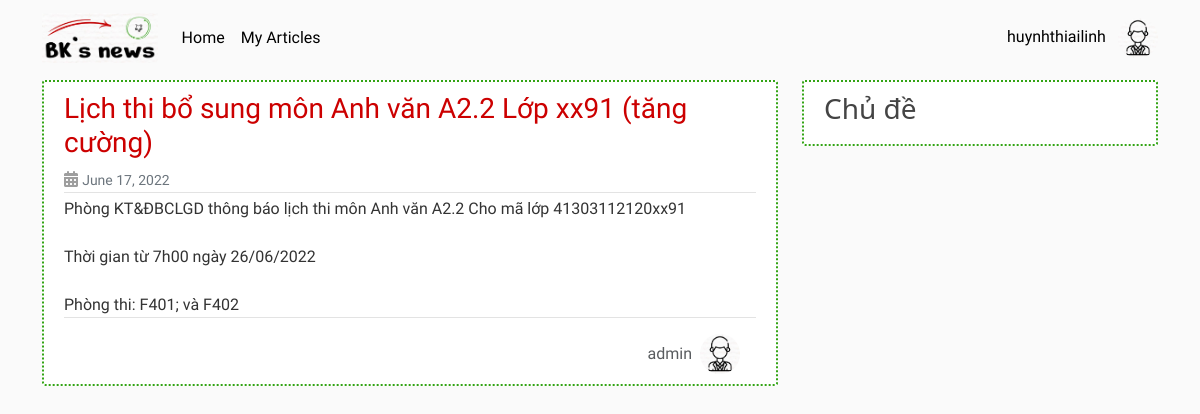
Screenshot of /post/6/ (signed in) with the database file from the repository.
### user_app/models.py (models this page shows, shortened)
class Profile(models.Model):
    user = models.OneToOneField(User, on_delete=models.CASCADE)
    avatar = models.ImageField(default='default.jpg', upload_to='profile_pics')

### post_app/models.py (models this page shows, shortened)
class Post(models.Model):
    title = models.CharField(max_length=100)
    content = models.TextField()
    date_posted = models.DateTimeField(default=timezone.now)
    author = models.ForeignKey(User, on_delete=models.CASCADE)
    topic = models.ForeignKey(Topic, on_delete=models.CASCADE, null=True, blank=False)

### post_app/views.py (the view)
# urls.py: path('post/<int:pk>/', PostDetailView.as_view(), name='post-detail'),
class PostDetailView(DetailView):
    model = Post
    template_name = 'post/detail.html'

### post_app/templates/post/detail.html (shortened to what this page needs)
{% extends 'base.html' %}
{% block post_content %}
    <article class="media content-section">
        <div class="media-body">
            <div class="article-metadata">
                <h3 class="article-title">{{ object.title }}</h3>
                <div class="date-time">
                    <i class="fa-solid fa-calendar-days"></i>
                    <small class="text-muted">{{ object.date_posted | date:"F d, Y" }}</small>
                </div>
            </div>
            <p class="article-content">{{ object.content }}</p>
            <div class="hstack gap-2">
                <a href="{% url 'user-posts' object.author.username %}" class="ms-auto author-name">{{ object.author }}</a>
                <img class="rounded-circle article-img" src="{{ object.author.profile.avatar.url }}" alt="">
            </div>
        </div>
    </article>
{% endblock post_content %}

### templates/base.html (shortened to what this page needs)
{% load static %}
<!DOCTYPE html>
<html lang="en">
<head>
    <link href="https://cdn.jsdelivr.net/npm/bootstrap@5.2.0-beta1/dist/css/bootstrap.min.css" rel="stylesheet">
    <link rel="stylesheet" type="text/css" href="{% static 'article/main.css' %}">
    <link rel="stylesheet" href="https://cdnjs.cloudflare.com/ajax/libs/font-awesome/6.1.1/css/all.min.css" />
</head>
<body>
    <header class="site-header">
        <nav class="navbar navbar-expand-md navbar-dark bg-steel fixed-top">
            <div class="container">
                <a href="{% url 'home' %}" class="navbar-brand mr-4">
                    <img id="logo" src="{% static 'logo.jpg' %}" alt="">
                </a>
                <div class="collapse navbar-collapse" id="navbarToggle">
                    <div class="navbar-nav mr-auto">
                        <a href="{% url 'home' %}" class="nav-item nav-link">Home</a>
                        <a href="{% url 'my-posts' %}" class="nav-item nav-link">My Articles</a>
                    </div>
                    <div class="navbar-nav">
                        {% if user.is_authenticated %}
                            <div class="dropdown">
                                <div class="nav-item" type="button" id="dropdownMenuButton1" data-bs-toggle="dropdown" aria-expanded="false">
                                    <span class="nav-item nav-link">{{ user.username }}</span>
                                    <img src="{{ user.profile.avatar.url }}" alt="" class="rounded-circle avatar-img">
                                </div>
                            </div>
                        {% else %}
                            <a href="{% url 'login' %}" class="nav-item nav-link">Login</a>
                            <a href="{% url 'register' %}" class="nav-item nav-link">Register</a>
                        {% endif %}
                    </div>
                </div>
            </div>
        </nav>
    </header>
    <main role="main" class="container">
        <div class="row">
            <div class="col-md-8">
                {% block post_content %}{% endblock %}
            </div>
            <div class="col-md-4">
                <div class="content-section">
                    <h3>Chủ đề</h3>
                </div>
            </div>
        </div>
    </main>
</html>

### post_app/static/article/main.css (style rules this page uses)
body { background: #fafafa; color: #333333; margin-top: 5rem; }
h1, h2, h3, h4, h5, h6 { color: #444444; }
i { color: #9e9e9e; }
#logo { height: 50px; }
.bg-steel { background-color: #fafafa; }
.navbar-expand-md .navbar-collapse { justify-content: space-between; }
.site-header .navbar-nav .nav-link { color: #000; font-family: 'Coming Soon', cursive; display: inline; }
.content-section { background: #fff; padding: 10px 20px; border: 2px dotted #33a415; border-radius: 3px; margin-bottom: 20px; }
.article-title { color: #cc0000; font-family: 'Pangolin', cursive; }
.article-content { white-space: pre-line; font-family: 'Mali', cursive; }
.article-img { height: 40px; width: 40px; margin-right: 16px; }
.article-metadata { padding-bottom: 1px; margin-bottom: 4px; border-bottom: 1px solid #e3e3e3; }
.article-content { border-bottom: 1px solid #e3e3e3; }
.avatar-img { height: 40px; width: 40px; }
.text-muted { font-family: 'Mali', cursive; color: #9e9e9e; }
.author-name { text-decoration: none; color: rgba(var(--bs-body-color-rgb),.75)!important; font-family: 'Mali', cursive; }

### rows the page displays
Post: title "Lịch thi bổ sung môn Anh văn A2.2 Lớp xx91 (tăng cường)", date_posted "June 17, 2022", content "Phòng KT&ĐBCLGD thông báo lịch thi môn Anh văn A2.2 Cho mã lớp 41303112120xx91 Thời gian từ 7h00 ngày 26/06/2022 Phòng thi: F401; và F402", author "admin", author.profile.avatar (placeholder picture)

### other values shown
{{ user.username }} "huynhthiailinh"
